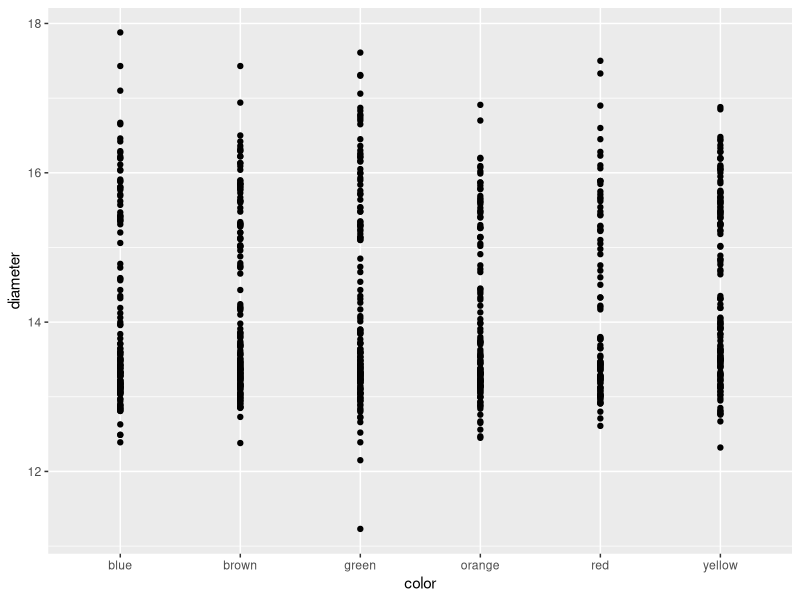
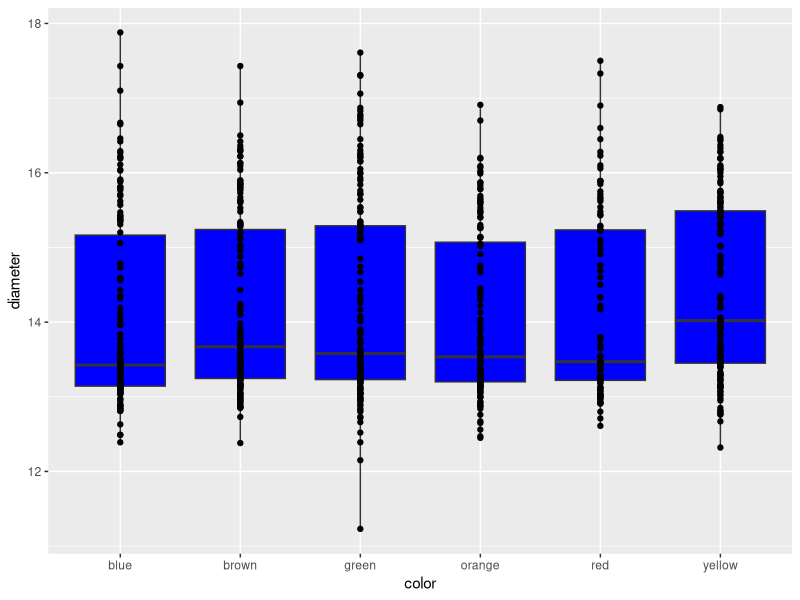
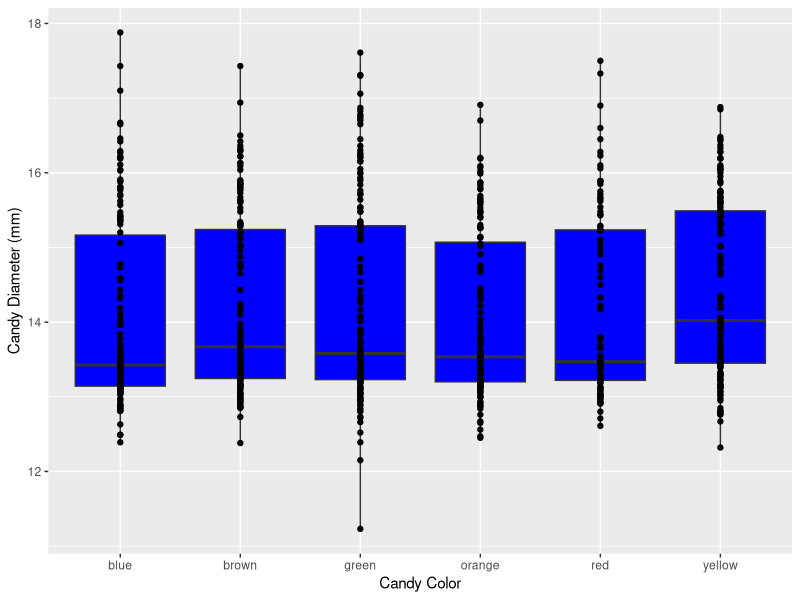
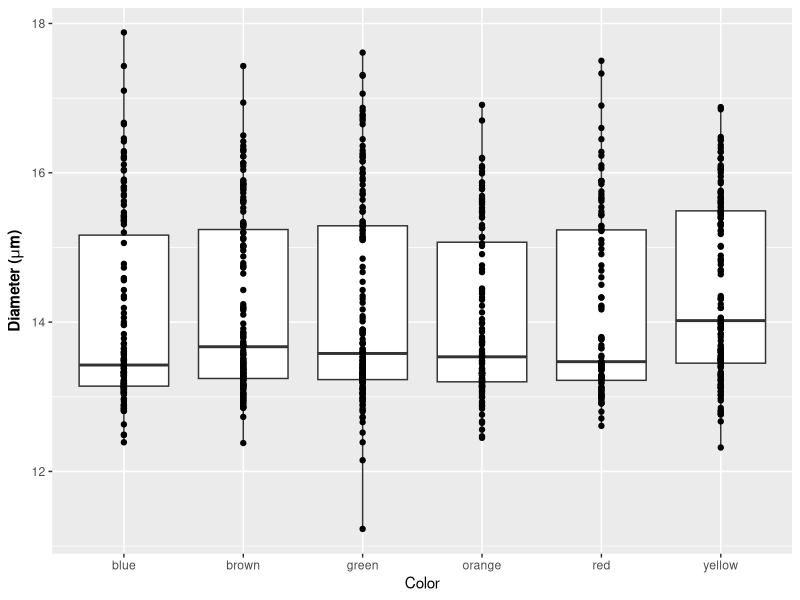

Here is the R script that generated these plots, in order:
## ---- chunk 1
# Uncomment these lines if you need to install the packages:
# install.packages("tidyverse")
# install.packages("readxl")

library(tidyverse)  # Loads ggplot2 and other tidyverse packages
library(readxl)     # For reading Excel files
## ---- chunk 2
# Read the M&M Excel file into a data frame called mm_df
mm_df <- read_excel("data/mms.xlsx")

# View the first few rows to check the data
head(mm_df)
## ---- chunk 3
# Create a scatter plot:
# - data = mm_df: specifies the data frame to use.
# - aes(x = color, y = diameter): maps the 'color' variable to the x-axis and 'diameter' to the y-axis.
# - geom_point(): adds points for each observation.
ggplot(data = mm_df, aes(x = color, y = diameter)) +
  geom_point()
## ---- chunk 4
ggplot(mm_df, aes(x = color, y = diameter)) +
  geom_boxplot(fill = "blue") +  # Adds a boxplot with blue fill for each candy color group.
  geom_point()                   # Overlays the scatter plot on top.
## ---- chunk 5
ggplot(mm_df, aes(x = color, y = diameter)) +
  geom_boxplot(fill = "blue") +
  geom_point() +
  labs(
    x = "Candy Color",
    y = "Candy Diameter (mm)"
  )
## ---- chunk 6

ggplot(mm_df, aes(x = color, y = diameter)) +
  geom_boxplot() +
  geom_point() +
  labs(
    x = "Color",
    y = expression(bold("Diameter (" * mu * "m)")) # it is als a code "\u00b5"
  )
